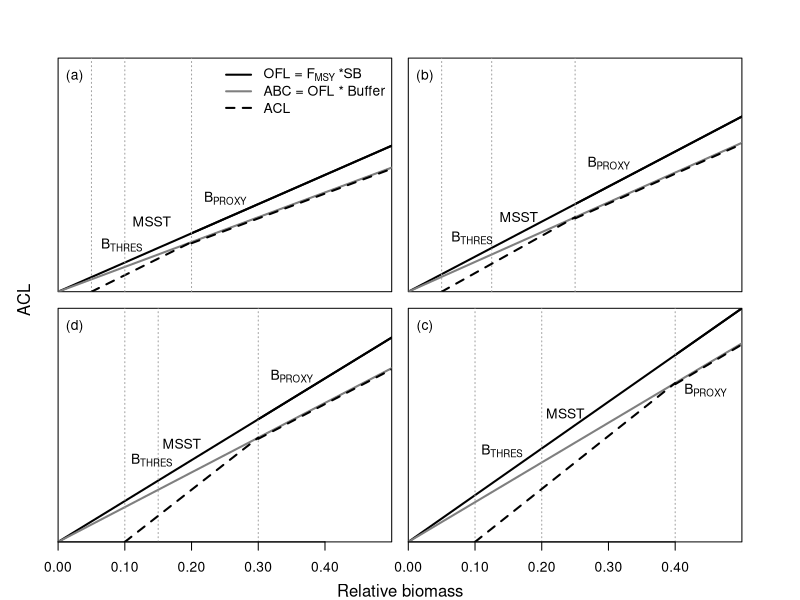

Write the R code that produced this figure.
low = 0.05; high = 0.25
step = 0.05
bio<- seq(0,100,5)
depl<-bio/bio[length(bio)]	


yield <- function(low, high, f){
	
	z1 = length(seq(0.05, low, step))+1 ; z2 = length(seq(0.05, high, step))+1
	f.vec  <- rep(f,12)
	ofl    <- f*bio
	buffer <- 0.85 #Value used to make plotting better
	abc    <- ofl*buffer
	
	f.adj<-(f*(seq(low, high, step)-low)*high)/((high - low)*seq(low, high, step))
	#ofl[z1:z2] <- f.adj*bio[z1:z2]
	abc.hcr <- f.adj*bio[z1:z2]*buffer
	ofl.hcr <- f.adj*bio[z1:z2]

	out <-NULL
	out$ofl <- ofl
	out$abc <- abc
	out$abc.hcr <- abc.hcr
	out$ofl.hcr <- ofl.hcr
	out$z1  <- z1
	out$z2  <- z2
	return(out)
}


fspr<-expression(F[SPR])
bproxy <- expression(B[PROXY])
bthres <- expression(B[THRES])
print.letter <- function(label="(a)",xy=c(0.1,0.925),...) {   #... means any new parameters are copied faithfully to text() below
  tmp <- par("usr")
  text.x <- tmp[1]+xy[1]*diff(tmp[1:2])   #x position, diff=difference
  text.y <- tmp[3]+xy[2]*diff(tmp[3:4])   #y position
  text(x=text.x, y=text.y, labels=label, ...)             
}

setwd("C:/PhD/Chapter4/WriteUp/Plots")
png(filename = "HCR_wMMST.png", width = 6.7, height = 6, units = 'in', res = 256)
par(mfrow = c(2,2), mar = rep(0.50, 4), oma = c(3,3,3,3))
ofl.col = 1; abc.col = 'grey50' ; t.col = "grey63"; acl.col = 1
# 20-05 ==========================================================
low = 0.05; high = 0.20; f = 0.25
out <- yield(low, high, f); z1 = out$z1 ; z2 = out$z2
plot(seq(high,1, step), out$ofl[z2:length(out$ofl)],,type='l',ylim=c(0, 20),xlim=c(0,0.50),
     axes=F,ylab="",xlab="",xaxs="i",yaxs="i", lwd=2, cex.axis=1.2, col = ofl.col)
box()

lines(seq(0,1,step), out$ofl, lty = 1, lwd = 2, col = ofl.col)
# abc
lines(seq(high,1,step), out$abc[z2:length(out$abc)], lty = 1, lwd = 1, col = abc.col)
lines(seq(0,1,step), out$abc, lty = 1, lwd = 2, col = abc.col)
lines(rep(low, 2), c(0, 20), lty = 3, col = t.col)
lines(rep(high, 2), c(0, 20), lty = 3, col = t.col)
# acl 
lines(seq(high,1,step), out$abc[z2:length(out$abc)]-0.10, lty = 2, lwd = 2, col = acl.col)
lines(seq(low,high,step), out$abc.hcr, lty = 2, lwd = 2, col = acl.col)
lines(rep(high/2, 2), c(0, 20), lty = 3, col = t.col)
print.letter(xy = c(0.19, 0.20), bthres)
print.letter(xy = c(0.28, 0.30), "MSST")
print.letter(xy = c(0.50, 0.40), bproxy)

print.letter(label = "(a)", xy = c(0.05, 0.92), cex = 1)
mtext(side=1,"Relative biomass",line=2, cex=1, outer = T)
legend("topright", bty ='n', lty = c(1,1, 2), col = c(ofl.col, abc.col, acl.col), lwd = c(2,2,2), cex = 1,
	legend = c(expression("OFL ="~F[MSY]~"*SB"), "ABC = OFL * Buffer", "ACL"))

# 25-5 ==========================================================
low = 0.05; high = 0.25; f=0.30
out <- yield(low, high, f); z1 = out$z1 ; z2 = out$z2
plot(seq(high,1, step), out$ofl[z2:length(out$ofl)],,type='l',ylim=c(0, 20),xlim=c(0,0.50),
     axes=F,ylab="",xlab="",xaxs="i",yaxs="i",lwd=2,cex.axis=1.2, col=ofl.col)
box()
lines(seq(0,1,step), out$ofl, lty = 1, lwd = 2, col = ofl.col)
# abc
lines(seq(high,1,step), out$abc[z2:length(out$abc)], lty = 1, lwd = 1, col = abc.col)
lines(seq(0,1,step), out$abc, lty = 1, lwd = 2, col = abc.col)

lines(rep(low, 2), c(0, 20), lty = 3, col = t.col)
lines(rep(high, 2), c(0, 20), lty = 3, col = t.col)
lines(rep(high/2, 2), c(0, 20), lty = 3, col = t.col)
# acl 
lines(seq(high,1,step), out$abc[z2:length(out$abc)]-0.10, lty = 2, lwd = 2, col = acl.col)
lines(seq(low,high,step), out$abc.hcr, lty = 2, lwd = 2, col = acl.col)

print.letter(xy = c(0.19, 0.23), bthres)
print.letter(xy = c(0.33, 0.32), "MSST")
print.letter(xy = c(0.60, 0.55), bproxy)
print.letter(label = "(b)", xy = c(0.05, 0.92), cex = 1)

# 30-10 ==========================================================
low = 0.10; high = 0.30; f = 0.35
out <- yield(low, high, f); z1 = out$z1 ; z2 = out$z2
plot(seq(high,1, step), out$ofl[z2:length(out$ofl)],,type='l',ylim=c(0, 20),xlim=c(0,0.50),
     axes=F,ylab="",xlab="",xaxs="i",yaxs="i",lwd=2,cex.axis=1.2, col = ofl.col)
box()

lines(seq(0,1,step), out$ofl, lty = 1, lwd = 2, col = ofl.col)
# abc
lines(seq(high,1,step), out$abc[z2:length(out$abc)], lty = 1, lwd = 1, col = abc.col)
lines(seq(0,1,step), out$abc, lty = 1, lwd = 2, col = abc.col)
lines(rep(low, 2), c(0, 20), lty = 3, col = t.col)
lines(rep(high, 2), c(0, 20), lty = 3, col = t.col)
lines(rep(high/2, 2), c(0, 20), lty = 3, col = t.col)
# acl 
lines(seq(high,1,step), out$abc[z2:length(out$abc)]-0.10, lty = 2, lwd = 2, col = acl.col)
lines(seq(low,high,step), out$abc.hcr, lty = 2, lwd = 2, col = acl.col)
print.letter(xy = c(0.28, 0.35), bthres)
print.letter(xy = c(0.37, 0.42), "MSST")
print.letter(xy = c(0.70, 0.71), bproxy)
axis(side=1,at=seq(0,0.4,.1), labels=c("0.00", "0.10", "0.20", "0.30", "0.40"), cex.axis = 1)
mtext(side=2,"ACL",line=1, cex=1, outer = T)
print.letter(label = "(d)", xy = c(0.05, 0.92), cex = 1)

# 40-10 ==========================================================
low = 0.10; high = 0.40; f = 0.40
out <- yield(low, high, f); z1 = out$z1 ; z2 = out$z2
plot(seq(high,1, step), out$ofl[z2:length(out$ofl)],,type='l',ylim=c(0, 20),xlim=c(0,0.50),
     axes=F,ylab="",xlab="",xaxs="i",yaxs="i",lwd=2,cex.axis=1.2, col = ofl.col)
box()
lines(seq(0,1,step), out$ofl, lty = 1, lwd = 2, col = ofl.col)
# abc
lines(seq(high,1,step), out$abc[z2:length(out$abc)], lty = 1, lwd = 1, col = abc.col)
lines(seq(0,1,step), out$abc, lty = 1, lwd = 2, col = abc.col)
lines(rep(low, 2), c(0, 20), lty = 3, col = t.col)
lines(rep(high, 2), c(0, 20), lty = 3, col = t.col)
lines(rep(high/2, 2), c(0, 20), lty = 3, col = t.col)
# acl 
lines(seq(high,1,step), out$abc[z2:length(out$abc)]-0.10, lty = 2, lwd = 2, col = acl.col)
lines(seq(low,high,step), out$abc.hcr, lty = 2, lwd = 2, col = acl.col)
print.letter(xy = c(0.28, 0.39), bthres)
print.letter(xy = c(0.47, 0.55), "MSST")
print.letter(xy = c(0.89, 0.65), bproxy)
axis(side=1,at=seq(0,0.40,.1), labels=c("0.00","0.10", "0.20", "0.30", "0.40"), cex.axis = 1)
print.letter(label = "(c)", xy = c(0.05, 0.92), cex = 1)

dev.off()






